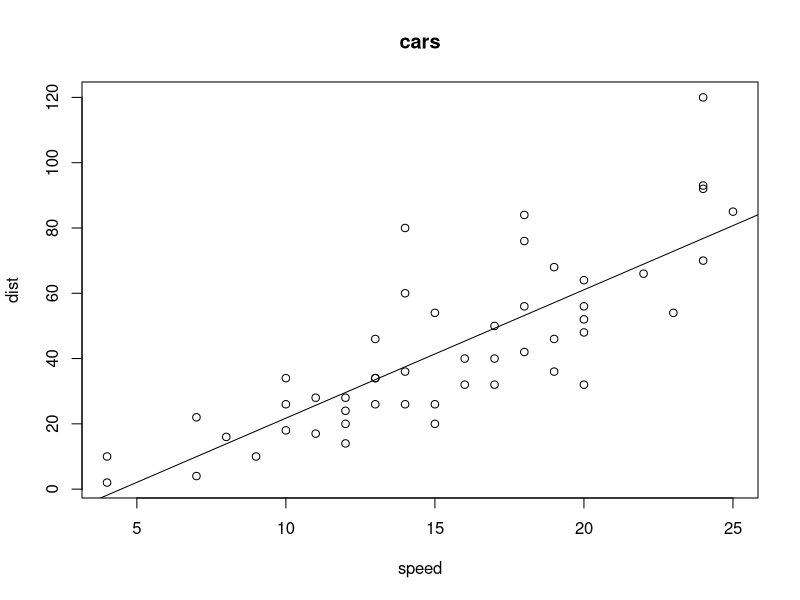

R code for this plot:
# 1
plot(cars$speed, cars$dist,
           ylab = "dist", xlab = "speed",
           main = "cars")

# 2
car.lm = lm(dist ~ speed, data=cars)
coeffs = coefficients(car.lm)
print(coeffs)

# 3
print(summary(car.lm)$r.squared)

# 4
print(summary(car.lm))

# 5 
newdata = data.frame(speed=19.5)
print(predict(car.lm, newdata, interval = "confidence"))
print(predict(car.lm, newdata, interval = "prediction"))

# 6
abline(a=coeffs[1], b=coeffs[2])
